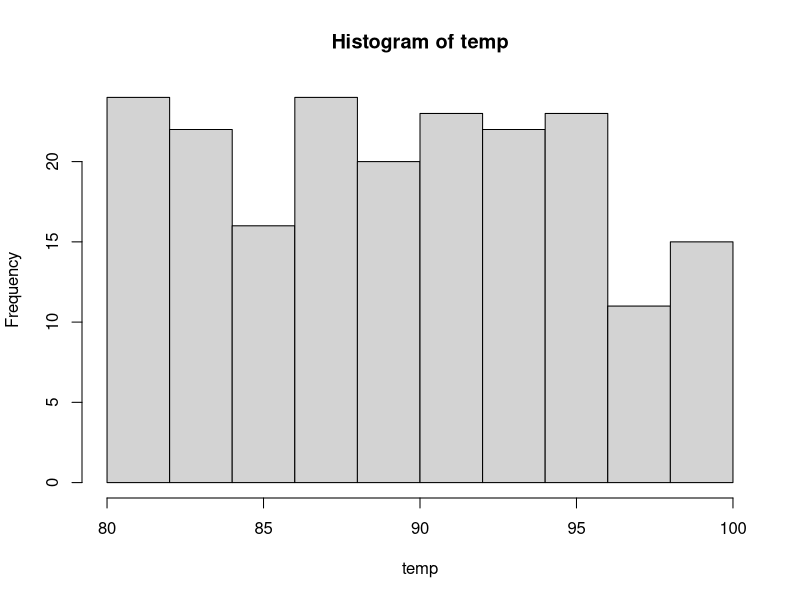
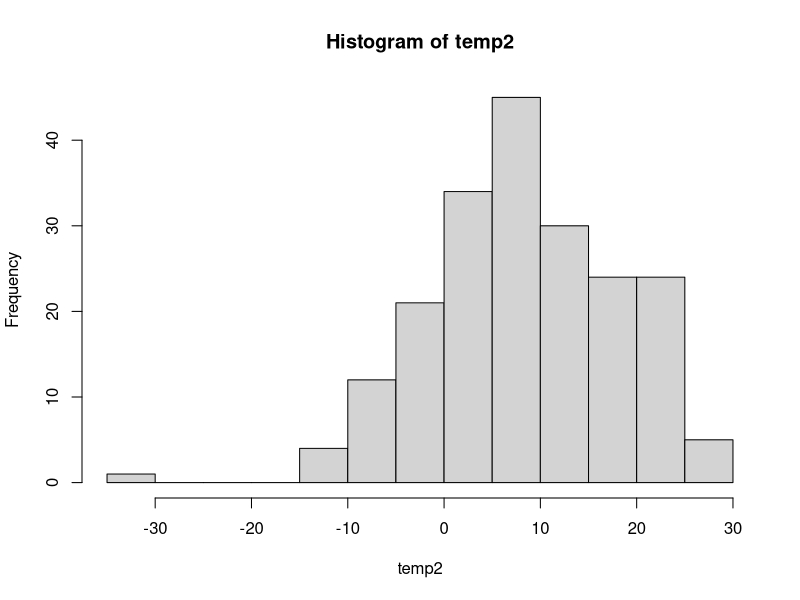

R code for these plots, in order:
## ---- chunk 1
require(knitr) 
require(kableExtra)
if(!require(data.table)){install.packag
  es("data.table"); require(data.table)}

#Criando conjunto de dados

#OperacoesR <- data.table(Operador = c( "+", "-", "*", "/", "^", "abs", "exp", "log", "sqrt", "rnorm"),
#                        Descricao = c( "Adicao", "Subtracao", "Multiplicacao", "Divisao", "Exponenciacao", "Valor Absoluto", #"log logaritmo (default \'e log natural)", "Raiz quadrada", "sorteia 100.000 valores de uma Normal"),
#                        Exemplos = c( "5+4", "5-4", "5*4", "5/4", "5^4", "abs(-5)", "exp(5)", "log(exp(5)", "sqrt(64)", #"rnorm(100000)"))
Tabela <- data.table(Operador = c("+", "-","*","/", "^", "abs", "exp", "log", "sqrt", "rnorm" ),
                     Descricao = c("Adicao", "Subtracao", "Multiplicacao", "Divisao", "Exponenciacao", "Valor Absoluto", "log logaritmo (default \'e log natural)", "Raiz quadrada", "sorteia 100.000 valores de uma Normal"),
                     Exemplos = c("5+4", "5-4", "5*4", "5/4", "5^4", "abs(-5)", "exp(5)", "log(exp(5)", "sqrt(64)", "rnorm(100000)"))
                    
kable(Tabela, booktabs = T)

## ---- chunk 2
 2+2  
 2*2  
 2/2  
 2-2  
 2^2  
## ---- chunk 3
 ((4+16)/4)^2  

## ---- chunk 4
setwd("Documentos/Cursos/SAR-PolSAR-Course/Code/")
## ---- chunk 5
getwd()
## ---- chunk 6
 aves<-c(22,28,37,34,13,24,39,5,33,32)  
## ---- chunk 7
 length(aves)  
## ---- chunk 8
 letras<-c("a","b","c","da","edw")  
7  
 letras  
 
 palavras<-c("Manaus","Boa Vista","Belém","Brasília") 
 
 palavras    
 
## ---- chunk 9
max(aves) #valor máximo contido no objeto aves
min(aves) #valor mínimo
sum(aves) #Soma dos valores de aves
aves^2 #…
aves/10
## ---- chunk 10
n.aves<-length(aves)             # número de observações (n)
media.aves<-sum(aves)/n.aves                        #média
## ---- chunk 11
n.aves # para ver o número de observações (n)
media.aves # para ver a média
## ---- chunk 12
mean(aves)
## ---- chunk 13
aves[5] # Qual o quinto valor de aves?
palavras[3] # Qual a terceira palavra?
## ---- chunk 14
aves[c(5,8,10)] # acessa o quinto, oitavo e décimo valores
## ---- chunk 15
aves[-1] # note que o valor 22, o primeiro do objeto aves, foi excluído

## ---- chunk 16
aves[1]<-100 # O primeiro valor de aves deve ser 100
aves
aves[1]<-22 # Vamos voltar ao valor antigo
## ---- chunk 17
1:10 # O comando : é usado para especificar seqüências.
5:16 # Aqui a seqüência vai de 5 a 16
## ---- chunk 18
seq(1,10,2) #seq é a função para gerar seqüências, o default é em intervalos de 1.
## ---- chunk 19
seq(1,100,5) #seqüência de 1 a 100 em intervalos de 5
seq(0.01,1,0.02)
## ---- chunk 20
rep(5,10) # repete o valor 5 dez vezes
## ---- chunk 21
rep(2,5)
rep("a",5) # repete a letra "a" 5 vezes
rep(1:4,2) # repete a seqüência de 1 a 4 duas vezes
rep(1:4,each=2) # note a diferença ao usar o comando each=2
rep(c("A","B"),5) # repete A e B cinco vezes.
rep(c("A","B"),each=5) # repete A e B cinco vezes.
rep(c("Três","Dois","Sete","Quatro"),c(3,2,7,4)) # Veja que neste
## ---- chunk 22
runif(200,80,100) # gera 200 valores que vão de um mínimo de 80 até um máximo de 100
temp<-runif(200,80,100)
hist(temp) # Faz um histograma de freqüências dos valores
## ---- chunk 23
rnorm(200,0,1) # 200 valores com média 0 e desvio padrão 1
temp2<-rnorm(200,8,10) # 200 valores com média 8 e desvio padrão 10
hist(temp2) # Faz um histograma de frequências dos valores
## ---- chunk 24
sample(1:10,5) # tira 5 amostras com valores entre 1 e 10
## ---- chunk 25

sample(1:10,15,replace=TRUE) # agora sim!
## ---- chunk 26
moeda<-c("CARA","COROA") # primeiro criamos a moeda
## ---- chunk 27
sample(moeda,10,replace=TRUE) # agora sim
